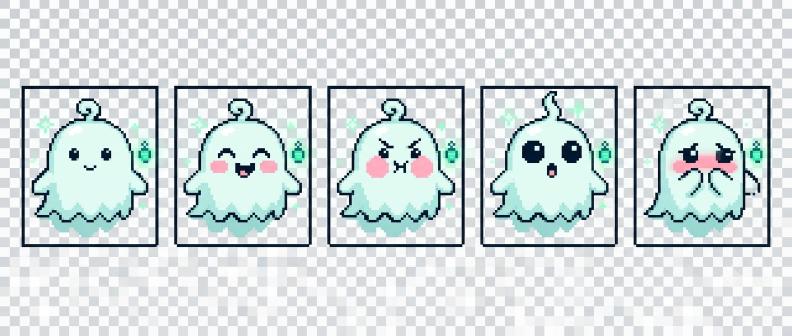
#> input picture tools/iso/ev4_src/ghost_portrait_src.png, 1584 x 672 px (shown at 1/2 size)
$ python ev4_art.py
#> lines starting #> are read from the running program, lines starting #| are printed output that depends on the picture; after the words box and inside, x2 and y2 are one past the last pixel; in counts of white or black regions, pixels touching at a corner belong together
# 이벤트 「유령 등불 찾기」 그림 정리: 이미지 생성 결과(ev4_src/)에서 배경 체크무늬를 빼고 게임용 파일로 → public/art/ev4_ghost.png(초상화 5칸) · ev4_lantern.png(등불 2칸) · ev4_lamp_00~11.png(방 장식 12색)
import colorsys, os
import numpy as np
from collections import deque
from PIL import Image
os.chdir(os.path.dirname(os.path.abspath(__file__)))
ART = '../../public/art/'
def neutral_flood(rgb, seeds, tol_chroma=10, extra=None):      # 가장자리에서 시작해 회색 체크무늬만 지워요
    H, W, _ = rgb.shape; ch = rgb.max(2) - rgb.min(2); ok = ch <= tol_chroma
    if extra is not None: ok &= extra
    seen = np.zeros((H, W), bool); q = deque()
    for (x, y) in seeds:
        if ok[y, x] and not seen[y, x]: seen[y, x] = True; q.append((x, y))
    while q:
        x, y = q.popleft()
        for dx, dy in ((1, 0), (-1, 0), (0, 1), (0, -1)):
            nx, ny = x + dx, y + dy
            if 0 <= nx < W and 0 <= ny < H and ok[ny, nx] and not seen[ny, nx]: seen[ny, nx] = True; q.append((nx, ny))
    return seen
# ---- 1) 꼬마 유령 초상화: 5칸을 칸마다 잘라 260×266 칸에 맞춰 가로 한 줄로 ----
src = Image.open('ev4_src/ghost_portrait_src.png').convert('RGB'); a = np.array(src).astype(int)
cells = [(49, 311), (354, 617), (661, 923), (966, 1230), (1273, 1535)]; y0, y1 = 184, 484
strip = Image.new('RGBA', (1300, 266), (0, 0, 0, 0))
#> strip: PIL image 1300x266 RGBA; every value is 0
for i, (x0, x1) in enumerate(cells):
    sub = a[y0:y1, x0 + 2:x1 - 2]; H, W, _ = sub.shape
    seeds = [(x, 0) for x in range(W)] + [(x, H - 1) for x in range(W)] + [(0, y) for y in range(H)] + [(W - 1, y) for y in range(H)]
    bg = neutral_flood(sub, seeds, 12)
    # 윤곽 안에 갇혀 남은 체크무늬 조각(밝은 칸·어두운 칸 두 색이 섞인 것)만 지워요
    from scipy import ndimage
    lumsub = sub.sum(2) / 3; neu = ((sub.max(2) - sub.min(2)) <= 14) & (lumsub > 150) & ~bg
    lab, n = ndimage.label(neu)
    for k in range(1, n + 1):
        m = lab == k
        if m.sum() < 30: continue
        lo = (lumsub[m] < 230).mean(); hi = (lumsub[m] >= 240).mean()
        if lo > .25 and hi > .25: bg |= m
    # 가장자리 정리: 체크무늬가 섞인 한 겹을 깎고, 가장자리 색은 안쪽 색으로 채우고, 알파를 살짝 부드럽게(누끼 깔끔하게)
    solid = ~bg
    ys, xs = np.nonzero(solid); x_lo, x_hi = xs.min(), xs.max(); lumsub2 = sub.sum(2) / 3; chroma = sub.max(2) - sub.min(2)
    zone = np.zeros_like(solid); zone[:, int(x_lo + (x_hi - x_lo) * .78):] = True                      # 오른쪽 가장자리(작은 등불 걸이 둘레): 남은 회색·흰 체크무늬 조각 제거
    solid &= ~(zone & (chroma <= 12) & (lumsub2 > 195))
    g_ = (sub[..., 1] - sub[..., 0] > 60) & (chroma > 70); g_ &= np.arange(solid.shape[1])[None, :] > x_lo + (x_hi - x_lo) * .6      # 작은 초록 등불 걸이(진한 초록)를 찾아
    if g_.sum() > 40:
        gy, gx = np.nonzero(g_); cx0, cx1, cy0, cy1 = gx.min() - 7, gx.max() + 7, gy.min() - 7, gy.max() + 7; mid = (gx.min() + gx.max()) // 2
        box = np.zeros_like(solid); box[max(cy0, 0):cy1, mid:cx1] = True; solid &= ~(box & (chroma <= 28) & (lumsub2 > 200) & ~g_)     # 그 오른쪽 둘레의 옅은 네모 조각을 지워요
    solid = ndimage.binary_opening(solid, iterations=1); solid = ndimage.binary_erosion(solid, iterations=1)
    lab2, n2 = ndimage.label(solid, structure=np.ones((3, 3)))
    for k in range(1, n2 + 1):                                                                         # 작고 어두운 먼지(틀 조각) 제거
        m = lab2 == k
        if m.sum() < 160 and lumsub2[m].mean() < 130: solid[m] = False
    idx = ndimage.distance_transform_edt(~solid, return_distances=False, return_indices=True); filled = sub[idx[0], idx[1]]
    alpha = np.clip(ndimage.gaussian_filter(solid.astype(float), .8) * 1.35 - .15, 0, 1) * 255
    rgba = np.dstack([filled, alpha]).astype(np.uint8); im = Image.fromarray(rgba, 'RGBA'); bb = im.getbbox()
    im = im.crop(bb); k = min(250 / im.width, 258 / im.height, 1.0); im = im.resize((max(1, int(im.width * k)), max(1, int(im.height * k))), Image.LANCZOS)
    strip.alpha_composite(im, (i * 260 + (260 - im.width) // 2, 262 - im.height))
#> this loop made 5 passes
#> (n, x_lo, x_hi, cx0, cx1, cy0, cy1, mid) on passes 1 to 5: (220, 0, 257, 150, 263, 53, 254, 206), (204, 9, 258, 215, 264, 57, 241, 239), (189, 0, 257, 152, 264, 53, 240, 208), (260, 0, 259, 165, 264, 12, 255, 214), (220, 10, 257, 212, 260, 97, 148, 236)
#> pass 1, in neutral_flood, `ok = ch <= tol_chroma`:
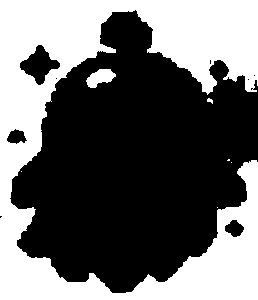
#> ok: shape (300, 258) bool; 40.9% white; 7 white regions (4 under 20 px), largest, box (x1, y1, x2, y2) and area: (0, 0, 258, 300) 31279, (86, 69, 116, 88) 348, (207, 98, 213, 104) 22
#> after the loop: bg: shape (300, 258) bool; 43.4% white; 2 white regions, box (x1, y1, x2, y2) and area: (0, 0, 258, 300) 33326, (216, 171, 235, 200) 287
#> after the loop: box: shape (300, 258) bool; 1.4% white; 1 white region, box (x1, y1, x2, y2) and area: (236, 97, 258, 148) 1122
#> after the loop: g_: shape (300, 258) bool; 1.1% white; 2 white regions (1 under 20 px), largest, box (x1, y1, x2, y2) and area: (219, 108, 254, 142) 834
#> after the loop: neu: shape (300, 258) bool; 2.7% white; 179 white regions (172 under 20 px), largest, box (x1, y1, x2, y2) and area: (62, 122, 91, 166) 414, (87, 68, 116, 88) 342, (216, 170, 235, 200) 288
#> after the loop: solid: shape (300, 258) bool; 54.6% white; 3 black regions, box (x1, y1, x2, y2) and area: (0, 0, 258, 300) 34737, (215, 170, 236, 201) 407, (201, 144, 204, 152) 20
#> after the loop: zone: shape (300, 258) bool; 21.7% white; 1 white region, box (x1, y1, x2, y2) and area: (202, 0, 258, 300) 16800
strip.save(ART + 'ev4_ghost.png')
# ---- 2) 찾아야 하는 등불: 2칸 ----
src = Image.open('ev4_src/lantern_src.png').convert('RGB'); a = np.array(src).astype(int); H, W, _ = a.shape
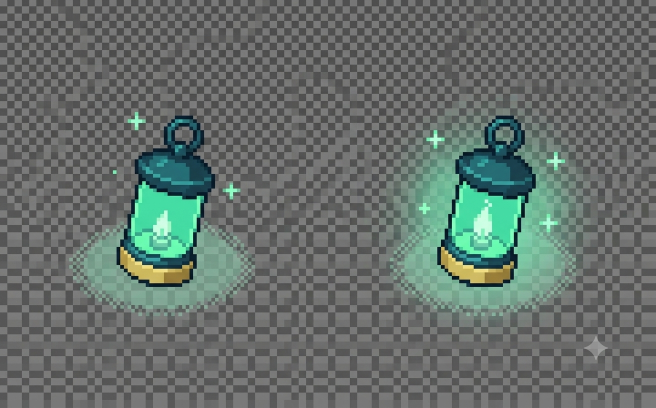
#> input picture tools/iso/ev4_src/lantern_src.png, 1312 x 816 px (shown at 1/2 size)
#> after `H, W, _ = a.shape`: H = 816; W = 1312
lum = a.sum(2) / 3
seeds = [(x, 0) for x in range(W)] + [(x, H - 1) for x in range(W)] + [(0, y) for y in range(H)] + [(W - 1, y) for y in range(H)]
bg = neutral_flood(a, seeds, 14, extra=(lum > 55) & (lum < 150))
#> in neutral_flood (call 6), `ok = ch <= tol_chroma`: ok: shape (816, 1312) bool; 81.8% white; 39 black regions (20 under 20 px), largest, box (x1, y1, x2, y2) and area: (779, 230, 1162, 640) 119805, (138, 231, 503, 632) 73119, (253, 223, 293, 262) 698
#> in neutral_flood (call 6), `if extra is not None: ok &= extra`:
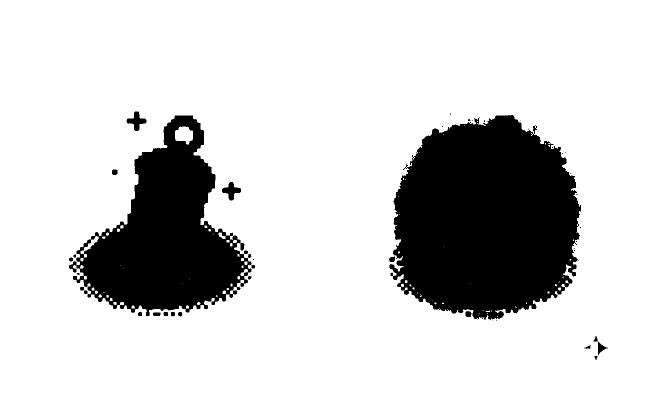
#> ok: shape (816, 1312) bool (shown at 1/2 size); 81.7% white; 42 black regions (20 under 20 px), largest, box (x1, y1, x2, y2) and area: (779, 230, 1162, 640) 120063, (138, 231, 503, 632) 73448, (253, 223, 293, 262) 698
#> after the loop in neutral_flood (call 6), `for (x, y) in seeds:`: seen: shape (816, 1312) bool; 0.4% white in thin lines or dots
#> after the loop in neutral_flood (call 6), `while q:`: seen: shape (816, 1312) bool; 81.4% white; 42 black regions (20 under 20 px), largest, box (x1, y1, x2, y2) and area: (779, 230, 1162, 640) 120532, (138, 231, 503, 632) 75982, (253, 223, 293, 262) 698
rgba = np.dstack([a, np.where(bg, 0, 255)]).astype(np.uint8); L = Image.fromarray(rgba, 'RGBA')
# 은은한 땅 빛(체크무늬와 섞인 초록 점)은 따로 만든 동그란 빛으로 바꿔요: 초록이 아닌 회색 찌꺼기를 투명하게
p = np.array(L).astype(int)
mxp, mnp = p[..., :3].max(2), p[..., :3].min(2); sat = np.where(mxp > 0, (mxp - mnp) / np.maximum(mxp, 1), 0); lm = p[..., :3].sum(2) / 3
p[(sat < .42) & (lm > 60) & (lm < 165) & (p[..., 3] > 0), 3] = 0
from scipy import ndimage
lab, n = ndimage.label(p[..., 3] > 0, structure=np.ones((3, 3)))
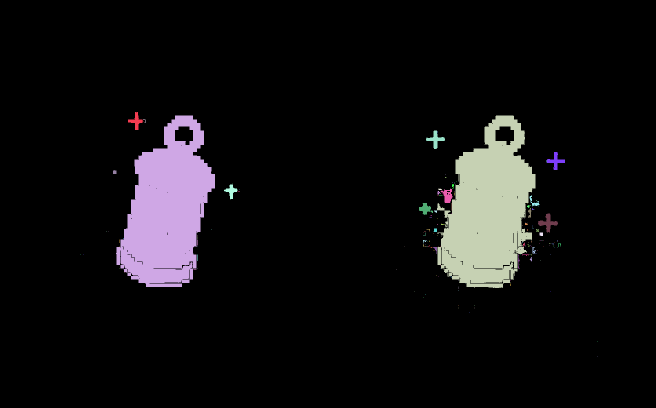
#> lab: shape (816, 1312) int32 (shown at 1/2 size); 162 distinct labels, from 0 to 161; one colour per label, 0 black
#> n = 161
for k in range(1, n + 1):          # 큰 덩어리(등불)와 밝은 반짝이만 남기고 먼지는 지워요
    m = lab == k; area = m.sum(); bright = (lm[m] > 185).mean() > .6 and (sat[m] > .25).mean() > .5
    if area < 600 and not (bright and area >= 6): p[m, 3] = 0
#> this loop made 161 passes
#> (area, bright) on passes 1 to 3: (401, True), (42312, False), (43622, False)
L = Image.fromarray(p.astype(np.uint8), 'RGBA')
half = W // 2; fr = []
#> after `half = W // 2`: half = 656
for i in range(2):
    part = L.crop((i * half, 0, (i + 1) * half, H)); bb = part.getbbox(); fr.append(part.crop(bb) if bb else part)
#> this loop made 2 passes
#> bb on passes 1 to 2: (232, 224, 475, 574), (182, 231, 474, 576)
#> pass 1, `part = L.crop((i * half, 0, (i + 1) * half, H))`:
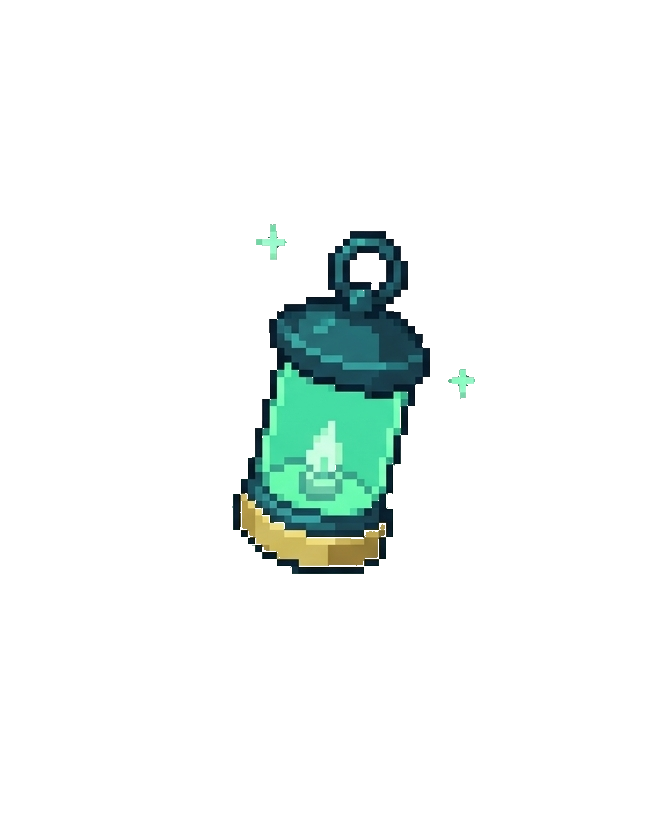
#> part: PIL image 656x816 RGBA; mean R, G, B, A 101, 108.9, 105.6, 20.5; transparent parts drawn white
#> after the loop, fr = 2 items
fh = max(f.height for f in fr); fw = max(f.width for f in fr)
#> after `fh = max((f.height for f in fr))`: fh = 350
#> after `fw = max((f.width for f in fr))`: fw = 292
sheet = Image.new('RGBA', (fw * 2, fh), (0, 0, 0, 0))
#> sheet: PIL image 584x350 RGBA; every value is 0
for i, f in enumerate(fr): sheet.alpha_composite(f, (i * fw + (fw - f.width) // 2, fh - f.height))
#> this loop made 2 passes
sheet.save(ART + 'ev4_lantern.png')
# ---- 3) 유령 등불 장식: 배경색을 빼고 12색으로 ----
src = Image.open('ev4_src/lamp_src.png').convert('RGB'); a = np.array(src).astype(int); H, W, _ = a.shape; bgc = np.array([64, 50, 85])
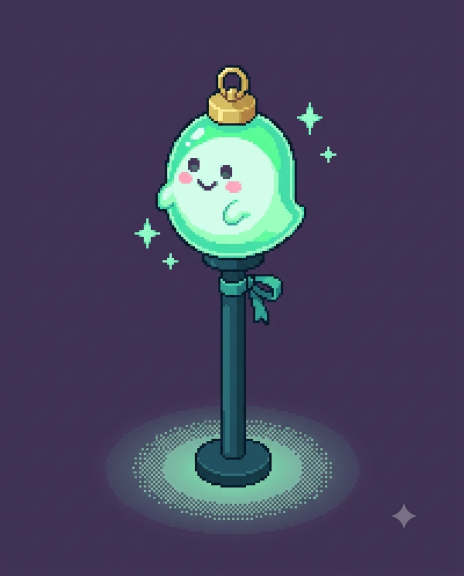
#> input picture tools/iso/ev4_src/lamp_src.png, 928 x 1152 px (shown at 1/2 size)
#> after `H, W, _ = a.shape`: H = 1152; W = 928
dist = np.sqrt(((a - bgc) ** 2).sum(2)); glowish = (a[..., 1] > a[..., 2] + 5) & (dist < 100)
#> after `glowish = (a[..., 1] > a[..., 2] + 5) & (dist < 100)`:
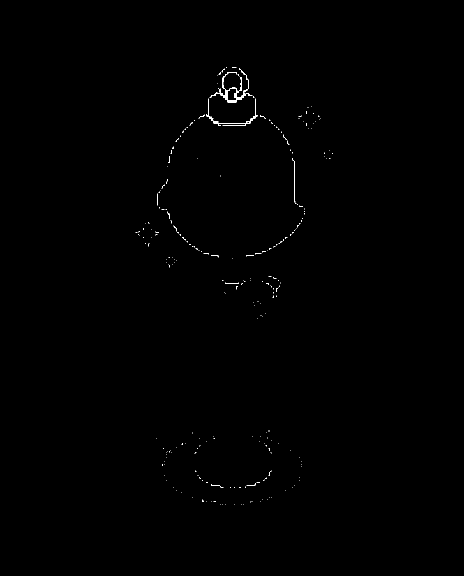
#> glowish: shape (1152, 928) bool (shown at 1/2 size); 0.21% white in thin lines or dots, all inside (x1, y1, x2, y2) = (271, 134, 666, 1009)
alpha = np.where(dist < 6, 0, np.where(glowish, np.clip(dist / 150, 0, .55) * 255, 255))
rgb = a.copy(); rgb[glowish & (dist >= 6)] = (63, 224, 160)
alpha[int(H * .88):, int(W * .8):] = 0      # 생성 그림 오른쪽 아래의 작은 별 표시 제거
lamp = Image.fromarray(np.dstack([rgb, alpha]).astype(np.uint8), 'RGBA'); lamp = lamp.crop(lamp.getbbox())
def recolor(img, target_h, base_h=155.0):
    arr = np.array(img).astype(float) / 255; r, g, b, al = [arr[..., i] for i in range(4)]
    mx, mn = np.maximum(np.maximum(r, g), b), np.minimum(np.minimum(r, g), b); v = mx; s = np.where(mx > 0, (mx - mn) / np.maximum(mx, 1e-6), 0)
    d = mx - mn + 1e-9; h = np.where(mx == r, ((g - b) / d) % 6, np.where(mx == g, (b - r) / d + 2, (r - g) / d + 4)) * 60
    sel = (h >= 125) & (h <= 215) & (s > .18)                      # 초록·청록 계열(유리, 불빛, 기둥, 리본)만 돌려요. 금색 뚜껑, 분홍 볼, 하얀 얼굴은 그대로
    h2 = np.where(sel, (h + (target_h - base_h)) % 360, h)
    hh = h2 / 60; c = v * s; x = c * (1 - np.abs(hh % 2 - 1)); m = v - c; z = np.zeros_like(c)
    idx = np.floor(hh).astype(int) % 6; R = np.choose(idx, [c, x, z, z, x, c]); G = np.choose(idx, [x, c, c, x, z, z]); B = np.choose(idx, [z, z, x, c, c, x])
    out = np.dstack([R + m, G + m, B + m, al]); return Image.fromarray((np.clip(out, 0, 1) * 255).astype(np.uint8), 'RGBA')
LAMP = [('빨강', 0), ('주황', 30), ('노랑', 60), ('연두', 90), ('초록', 120), ('민트', 150), ('하늘', 180), ('파랑', 210), ('남색', 240), ('보라', 270), ('자홍', 300), ('분홍', 330)]
import json
for i, (nm, h) in enumerate(LAMP): recolor(lamp, h).save(ART + f'ev4_lamp_{i:02d}.png')
json.dump([n for n, _ in LAMP], open('ev4_src/lamp_names.json', 'w'), ensure_ascii=False)
print('ok', strip.size, sheet.size, lamp.size)
#| ok (1300, 266) (584, 350) (816, 1023)
